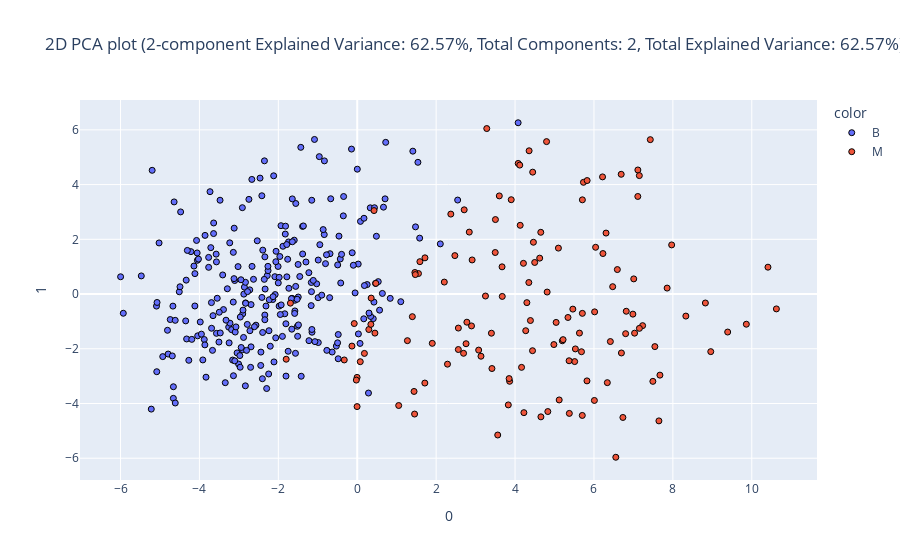

The code cell stored with this chart in its notebook:
### Code cell
_, pca2d_train_df, _, pca2d_test_df = eda.dimensionality_reduction(train_df, test_df, identifier=id_features, categorical=categorical_features, continuous=continuous_features, target="Diagnosis", method="pca", plot_type="2d", components=2)

### Figure 1 — Plotly figure (JSON) as saved in the notebook; plotly's stock layout.template omitted (floating-point values rounded to 4 significant figures; data arrays with more than 128 entries replaced by an {"elided": "..."} marker saying what was removed)
{"data": [{"hovertemplate": "color=B<br>0=%{x}<br>1=%{y}<extra></extra>", "legendgroup": "B", "marker": {"color": "#636efa", "line": {"color": "Black", "width": 1}, "opacity": 1, "symbol": "circle"}, "mode": "markers", "name": "B", "orientation": "v", "showlegend": true, "type": "scatter", "x": {"elided": "272 float values"}, "xaxis": "x", "y": {"elided": "272 float values"}, "yaxis": "y"}, {"hovertemplate": "color=M<br>0=%{x}<br>1=%{y}<extra></extra>", "legendgroup": "M", "marker": {"color": "#EF553B", "line": {"color": "Black", "width": 1}, "opacity": 1, "symbol": "circle"}, "mode": "markers", "name": "M", "orientation": "v", "showlegend": true, "type": "scatter", "x": {"elided": "136 float values"}, "xaxis": "x", "y": {"elided": "136 float values"}, "yaxis": "y"}], "layout": {"legend": {"title": {"text": "color"}, "tracegroupgap": 0}, "title": {"text": "2D PCA plot (2-component Explained Variance: 62.57%, Total Components: 2, Total Explained Variance: 62.57%)"}, "xaxis": {"anchor": "y", "domain": [0, 1], "title": {"text": "0"}}, "yaxis": {"anchor": "x", "domain": [0, 1], "title": {"text": "1"}}}}
